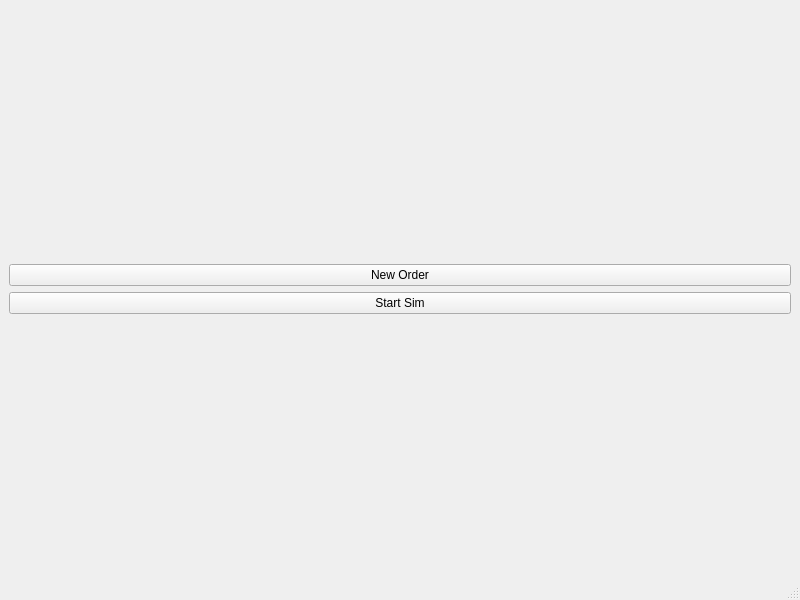
<?xml version="1.0" encoding="UTF-8"?>
<ui version="4.0">
 <class>MainWindow</class>
 <widget class="QMainWindow" name="MainWindow">
  <property name="geometry">
   <rect>
    <x>0</x>
    <y>0</y>
    <width>800</width>
    <height>600</height>
   </rect>
  </property>
  <property name="windowTitle">
   <string>MainWindow</string>
  </property>
  <widget class="QWidget" name="centralwidget">
   <layout class="QVBoxLayout" name="verticalLayout_2">
    <item>
     <layout class="QVBoxLayout" name="editLayout">
      <item>
       <widget class="QPushButton" name="newOrder">
        <property name="text">
         <string>New Order</string>
        </property>
       </widget>
      </item>
      <item>
       <widget class="QPushButton" name="startButton">
        <property name="text">
         <string>Start Sim</string>
        </property>
       </widget>
      </item>
     </layout>
    </item>
   </layout>
  </widget>
  <widget class="QMenuBar" name="menubar">
   <property name="geometry">
    <rect>
     <x>0</x>
     <y>0</y>
     <width>800</width>
     <height>21</height>
    </rect>
   </property>
  </widget>
  <widget class="QStatusBar" name="statusbar"/>
 </widget>
 <resources/>
 <connections/>
</ui>
